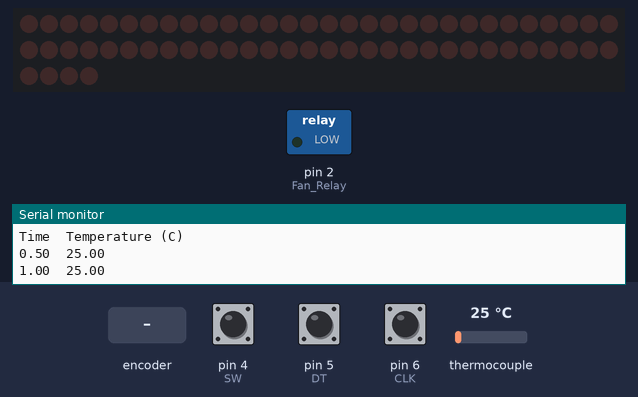
The sketch below on a simulated Arduino Uno, built with avr-gcc and run on an emulated ATmega328P. Parts: 64 shift-register outputs drawn as a row of LEDs (first output left, lit = HIGH), switched loads named in the sketch (green lamp = pin HIGH), the last lines printed to the serial monitor. Wiring (inferred from the names in the program): MAX31855 thermocouple converter: CS pin 10; 8 × shift register (74HC595): latch pin 3. Wiring (inferred from the signals the program sends): row of LEDs: on Q0, Q1, Q2, Q3, Q4, Q5, Q6, Q7, Q8, Q9, Q10, Q11, Q12, Q13, Q14, Q15, Q16, Q17, Q18, Q19, Q20, Q21, Q22, Q23, Q24, Q25, Q26, Q27, Q28, Q29, Q30, Q31, Q32, Q33, Q34, Q35, Q36, Q37, Q38, Q39, Q40, Q41, Q42, Q43, Q44, Q45, Q46, Q47, Q48, Q49, Q50, Q51, Q52, Q53, Q54, Q55, Q56, Q57, Q58, Q59, Q60, Q61, Q62, Q63. Inputs (shaded band) come from the test bench; at power-on: pin 4 (SW) HIGH, pin 5 (DT) HIGH, pin 6 (CLK) HIGH, thermocouple 25 °C. Pins used as bus, display or sensor lines are not drawn.

Above: at 1.2 s.
1.3 s: pin 4 (SW) pulled LOW for 0.15 s
At 2.9 s:
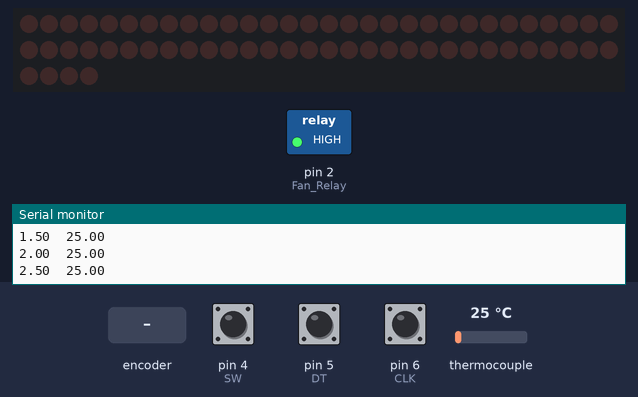
5.4 s: rotary encoder on pin 6 (CLK) / pin 5 (DT) turned 1 step (first pin leading)
7.1 s: rotary encoder on pin 6 (CLK) / pin 5 (DT) turned 2 steps (second pin leading)
Timing chart, 0 to 10.0 s (numbered marks = the images above; inputs shaded):
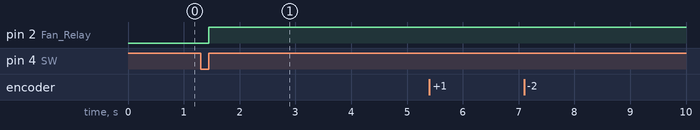

The sketch:

PID_Test01.ino
```cpp
#include "SPI.h"
#include "PlayingWithFusion_MAX31855_Wcorr.h"
#include "SoftwareSerial.h"

int PWR_Relay = 3;
int Fan_Relay = 2;
int CLK = 6; // Connected to CLK on KY-040
int DT = 5; // Connected to DT on KY-040
int SW = 4; // Connected to SW on KY-040
int encoderPosCount = 0;
int CLKLast;
int aVal;
bool cVal = 1;
bool cVal_old = 1;
boolean bCW;
int FanCount = 0;
int OvenCount = 0;
int DispCount = 0;
int8_t CS0_PIN = 10;
PWFusion_MAX31855_TC  thermocouple0(CS0_PIN);
unsigned long previousMillis = 0; //Helps with keeping track of the time elapsed
const long SampleInterval = 500; //Interval in which the serial monitor will read an output
static struct var_max31855 TC_CH0 = {0, 0, 0, 3, 0}; //Specifies T-Type
bool Temp_init = true; //Initializes Starting Headers

float DutyCycle_percent = .4; //PWM Duty Cycle Percentage from 0-1
int DutyCycle = DutyCycle_percent*255;


void read_encoder()
{
  //Rotary Encoder Controls
  aVal = digitalRead(CLK);
  if (aVal != CLKLast && aVal % 2 == 0){ // Means the knob is rotating
    aVal = aVal / 2;
   // if the knob is rotating, we need to determine direction
   // We do that by reading pin DT.
    if (digitalRead(DT) != aVal) { // Means pin A Changed first - We're Rotating Clockwise
      encoderPosCount ++;
      bCW = true;
    }
    else {// Otherwise B changed first and we're moving CCW
      bCW = false;
      encoderPosCount--;
    }
    Serial.print ("Rotated: ");
    if (bCW){
      Serial.println ("clockwise"); //Clockwise Rotation Case
    }
    else{
      Serial.println("counterclockwise");
      //Counter Clockwise Rotation Case
    }
    Serial.print("Encoder Position: ");
    Serial.println(encoderPosCount);
  }
CLKLast = aVal;

//Relay Push Button Controls
   cVal_old = cVal;
   delay(1);
   cVal = digitalRead(SW);
  if((cVal != cVal_old) && (cVal == 1)){
    FanCount++;
    //Serial.println("Button pushed:" + String(Fancount));
   }
  if (FanCount % 3 == 0) {
    //Serial.println("Fan OFF;Heat OFF");
    analogWrite(PWR_Relay, 0);
    digitalWrite(Fan_Relay, LOW);
  }
  else if (FanCount % 3 == 1){
    //Serial.println("Fan ON;Heat ON");
    analogWrite(PWR_Relay, DutyCycle);
    digitalWrite(Fan_Relay, HIGH);
  }
   else if (FanCount % 3 == 2){
    //Serial.println("Fan ON;Heat OFF");
    analogWrite(PWR_Relay, 0);
    digitalWrite(Fan_Relay, HIGH);
  }
}


double read_Temp()
{
    double tmp;
    struct var_max31855 *tc_ptr;
    // update T.C. Reading
    tc_ptr = &TC_CH0;
    thermocouple0.MAX31855_update(tc_ptr);        // Update MAX31855 readings
    //Temp Reading
    tmp = (double)TC_CH0.ref_jcn_temp * 0.0625;  // convert fixed pt # to double
    if((-100 > tmp) || (150 < tmp)){Serial.println("unknown fault");}
    tmp = (double)TC_CH0.value * 0.25;           // convert fixed pt # toouble
    //Serial.print("Temp = ");                   // print TC temp heading
    return tmp;
}


void temp_logging(unsigned long currentMillis)
{
  if (Temp_init == true){
    //Logging Data Header
    Serial.println("Time\tTemperature (C)");
    Temp_init = false;
  }
  float Seconds = (float) currentMillis/1000;
  if(currentMillis - previousMillis >= SampleInterval){ //Reduces the number of read datapoints so its doesn't spam the serial monitor
    previousMillis = currentMillis;
    //Serial.print(String(Seconds) + "\t"); // prints time since program started
    double current_temp = read_Temp();
    Serial.print(String(Seconds)+"\t");
    if(0x00 == TC_CH0.status){
      Serial.println(current_temp);
      }
    else if(0x01 == TC_CH0.status){
      Serial.println("OPEN");
      }
    else if(0x02 == TC_CH0.status){
      Serial.println("SHORT TO GND");
      }
    else if(0x04 == TC_CH0.status){
      Serial.println("SHORT TO Vcc");
      }
    else{
      Serial.println("unknown fault");
    }
  }
}


void setup()
{
  Serial.begin(9600);
  SPI.begin();                        // begin SPI
  SPI.setDataMode(SPI_MODE1);         // MAX31865 is a Mode 1 device
  pinMode(CS0_PIN, OUTPUT);  // initalize the chip select pin
  //Serial.println("Playing With Fusion: MAX31855-4CH, SEN-30002");
  pinMode(PWR_Relay, OUTPUT);
  pinMode(Fan_Relay,OUTPUT);
  pinMode (CLK,INPUT);
  pinMode (DT,INPUT);
  pinMode (SW,INPUT);
  CLKLast = digitalRead(CLK);
}


void loop()
{
  read_encoder();
  unsigned long currentMillis = millis();
  temp_logging(currentMillis);


}
```

PlayingWithFusion_MAX31855_STRUCT_corr.h
```cpp
// (licence header left out)
#ifndef PWF_MAX31855_STRUCT_H
#define PWF_MAX31855_STRUCT_H

#include "avr/pgmspace.h"

struct var_max31855{
    int16_t  value;			// TC temperature, 0.25 dec C/bit w/ sign
    int16_t  ref_jcn_temp;	// temp of chip ref jcn, 0.0625 deg C/bit +sign
    uint8_t  status;		// TC status - valid/invalid + fault reason
	uint8_t  tc_type;		// Thermocouple type... 0=unk, 1=K, 2=J, 3=T
	float    Tcorr;			// Corrected TC temperature, based in NIST tables
};


#endif /* PWF_MAX31855_STRUCT_H */
```

PlayingWithFusion_MAX31855_Wcorr.cpp
```cpp
// (licence header left out)
#include "PlayingWithFusion_MAX31855_Wcorr.h"
#include "PlayingWithFusion_MAX31855_J_correction.h"
#include "PlayingWithFusion_MAX31855_T_correction.h"

PWFusion_MAX31855_TC::PWFusion_MAX31855_TC(int8_t CSx)
{
  // Function to initialize thermocouple channel, load private variables
  _cs = CSx;

  // immediately pull CS pin high to avoid conflicts on SPI bus
  digitalWrite(_cs, HIGH);
}

void PWFusion_MAX31855_TC::MAX31855_update(struct var_max31855 *tc_ptr)
{
  // Function to unpack and store MAX31855 data
  uint32_t full_read;
  full_read = spiread_32bits();	// all data is packed into 4 8-bit registers

  int16_t temp_i16;
  uint8_t temp_u8;
  uint8_t tc_type_var;

  // start new handling by un-packing MAX31855 internal temp data
  temp_i16 = (int16_t)(full_read >> 4);
  if(0x0800 & temp_i16)				// negative value
  {
	  temp_i16 &= 0x07FF;			// save only first 11 bits of data
	  temp_i16 |= 0xF000;			// handle negative values
  }
  else								// positive value
  {
	  temp_i16 &= 0x07FF;			// no sign, save only first 11 (pos val)
  }
  tc_ptr->ref_jcn_temp = temp_i16;	// save TC temp. Note: int16 with 4 bits of
	  									// resolution (2^-8 = 0.0625 deg C per bit)
  // un-pack chip fault status
  if(full_read & 0x00010000) // fault detected...
  {
	  temp_u8 = (uint8_t)(full_read & 0x00000007); // get fault bits
	  tc_ptr->status = temp_u8;
	  // leave external (thermocouple) temp channels unchanged
  }
  else // no fault detected, go ahead and update TC temperature
  {
	  // make sure faults are cleared
	  tc_ptr->status = 0;

	  // un-pack TC temp data
	  temp_i16 = (int16_t)(full_read >> 18);
	  if(0x2000 & temp_i16)			// negative value
	  {
		  temp_i16 &= 0x1FFF;		// save only first 13 bits of data
		  temp_i16 |= 0xE000;		// handle sign
	  }
	  else							// positive value
	  {
		  temp_i16 &= 0x1FFF;		// no sign, save only first 13 (pos val)
	  }
	  tc_ptr->value = temp_i16;		// save TC temp. Note: int16 with 2 bits of
	  									// resolution (2^-2 = 0.25 deg C per bit)

	  // now correct output temperature (NIST lookup tables)
	  // need to calculate mV reading of TC
      tc_ptr->Tcorr = TCcorrection(tc_ptr->tc_type, tc_ptr->value, tc_ptr->ref_jcn_temp);
  }

}

uint32_t PWFusion_MAX31855_TC::spiread_32bits(void)
{
  // Function to read 32 bits of SPI data
  uint8_t i;
  uint32_t four_bytes = 0;

  digitalWrite(_cs, LOW);	// set CS low
  _delay_ms(1);			// allow state transistion time

  four_bytes |= SPI.transfer(0x00);		// read 1st byte
  four_bytes <<= 8;						// shift data 1 byte left
  four_bytes |= SPI.transfer(0x00);		// read 2nd byte
  four_bytes <<= 8;						// shift data 1 byte left
  four_bytes |= SPI.transfer(0x00);		// read 3rd byte
  four_bytes <<= 8;						// shift data 1 byte left
  four_bytes |= SPI.transfer(0x00);		// read 4th byte

  digitalWrite(_cs, HIGH);	// set CS high before leaving
  return four_bytes;
}

float PWFusion_MAX31855_TC::TCcorrection(uint8_t _tc_type, int16_t _tc_value, int16_t _ref_jct_tmp)
{
/*  if(1 == _tc_type) // K-type
  {
    float tc_mV = (float)tc_ptr->value * 0.010319; // 41.276/4/1000 (1/4 degC/bit, 1mV/1000uV)
  }
  else if(2 == _tc_type) // J-type
  {
    float tc_mV = (float)tc_ptr->value * 0.014488; // 57.953/4/1000 (1/4 degC/bit, 1mV/1000uV)
  }
  else if(3 == _tc_type) // T-type
  {
*/
  double temp_val, temp_idx_min1;
  double base_mV, tc_mV, to_0C_mV;
  double temp_idx = -100.00;
  volatile uint16_t index = 0;

  if(2 == _tc_type)
  {
	// J-type cal hard coded
	base_mV = (double)_ref_jct_tmp * 0.003259;	// 0.0625*52.136/1000 (ref scaling * ref coeff (uV/C) / 1000)
	tc_mV = ((double)_tc_value-((double)_ref_jct_tmp*0.25)) * 0.01448825; // 57.953/4/1000 (1/4 degC/bit, 1mV/1000uV)
	// it is worth noting that multiplying the ref jct temp by 0.25 is actually 0.0625 C/bit * 4 so it matches the scaling of the TC value
	to_0C_mV = base_mV + tc_mV;
	while((index<1410) && (to_0C_mV > temp_idx)) // in-bounds and mV < table value
	{
	  index++;
	  temp_idx = pgm_read_float(J_voltage + index);
	}
	if(1410==index)
	{
	  return 1200; // last element = max temperature range. 1200C for J-Type.
	}
	else
	{
	  if(0<index)
	  {
	    temp_idx      = pgm_read_float(J_voltage + index);
	    temp_idx_min1 = pgm_read_float(J_voltage + index - 1);
	    temp_val = ((double)index - J_temp_offset - 1) + ((to_0C_mV - temp_idx_min1)/(temp_idx - temp_idx_min1));
	  }
	  else
      {
	    temp_val = 0-J_temp_offset;
      }
	  return temp_val;
	}
   }
   else if(3 == _tc_type)
   {
	// T-type
	base_mV = (double)_ref_jct_tmp * 0.0026;	// 0.0625*41.56/1000 (ref scaling * ref coeff (uV/C) / 1000)
	tc_mV = ((double)_tc_value-((double)_ref_jct_tmp*0.25)) * 0.013045; // 52.18/4/1000 (1/4 degC/bit, 1mV/1000uV)
	// it is worth noting that multiplying the ref jct temp by 0.25 is actually 0.0625 C/bit * 4 so it matches the scaling of the TC value
	to_0C_mV = base_mV + tc_mV;
	while((index<670) && (to_0C_mV > temp_idx)) // in-bounds and mV < table value
	{
	  index++;
	  temp_idx = pgm_read_float(T_voltage + index);
	}
	if(670==index) // last element = max temperature range. 400C for T-Type.
	{
	  return 400;
	}
	else
	{
	  if(0<index)
	  {
	    temp_idx      = pgm_read_float(T_voltage + index);
	    temp_idx_min1 = pgm_read_float(T_voltage + index - 1);
	    temp_val = ((double)index - T_temp_offset - 1) + ((to_0C_mV - temp_idx_min1)/(temp_idx - temp_idx_min1));
	  }
	  else
      {
	    temp_val = 0-T_temp_offset;
      }
	  return temp_val;
	}
   }
   else // unknown type
   {
      return -555;
   }
}
```

PlayingWithFusion_MAX31855_Wcorr.h
```cpp
// (licence header left out)
#ifndef PWF_MAX31855_1_h
#define PWF_MAX31855_1_h

#include "Arduino.h"			// use "WProgram.h" for IDE <1.0
#include "avr/pgmspace.h"
#include "util/delay.h"
#include "stdlib.h"
#include "PlayingWithFusion_MAX31855_STRUCT_corr.h"
#include "SPI.h"

class PWFusion_MAX31855_TC
{
 public:
  PWFusion_MAX31855_TC(int8_t CSx);
  void SPIbus_Init(void);
  void MAX31855_update(struct var_max31855 *tc_ptr);
  float TCcorrection(uint8_t tc_type, int16_t _tc_value, int16_t _ref_jct_tmp);

 private:
  int8_t _cs;
  uint32_t spiread_32bits(void);
};

#endif
```

Source omitted: _J_correction.h (data table, 9850 bytes), _T_correction.h (data table, 4629 bytes)

Measured:
- after the input at 1.3 s, pin 2 (Fan_Relay): LOW → HIGH after 0.15 s
